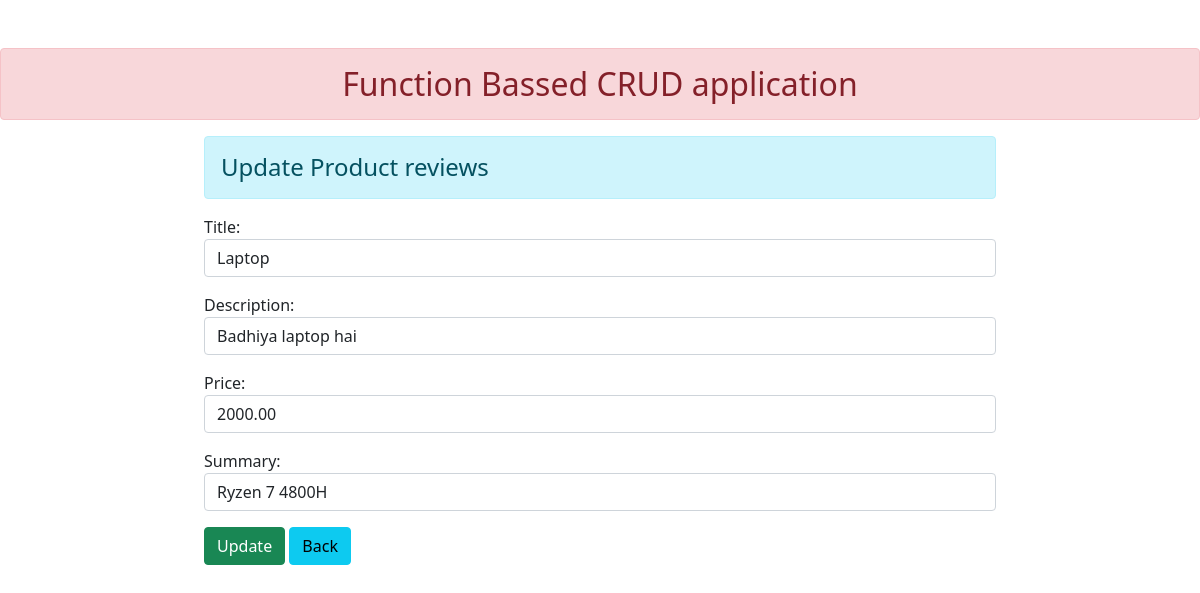
The page /1 on the database its author committed.
### Games/models.py (models this page shows, shortened)
class Product(models.Model):
    title       = models.CharField(max_length=120) # max_length = required
    description = models.TextField(blank=True, null=True)
    price       = models.DecimalField(decimal_places=2, max_digits=10000)
    summary     = models.TextField(blank=False, null=False)

### Games/views.py (the view)
# urls.py: path('<int:id>', views.update,name="upd"),
def update(request,id):
    if request.method == "POST":
        pi = Product.objects.get(pk=id)
        fobj = Games_Review(request.POST,instance=pi)
        if fobj.is_valid():
            fobj.save()
    else:
        pi = Product.objects.get(pk=id)
        fobj = Games_Review(instance=pi)
    return render(request,'Games_Frontend/update.html',{'form':fobj})

### Games/forms.py
class Games_Review(forms.ModelForm):
    class Meta:
        model = Product
        fields = '__all__'
        widgets ={
            'title':forms.TextInput(attrs={'class':'form-control'}),
            'description':forms.TextInput(attrs={'class':'form-control'}),
            'price':forms.NumberInput(attrs={'class':'form-control'}),
            'summary':forms.TextInput(attrs={'class':'form-control'})
        }

### Games/templates/Games_Frontend/update.html (shortened to what this page needs)
{% extends 'Games_Frontend/create_read.html' %}
{% block content %}
<div class='row'>
    <div class='col-sm-8 offset-2'>
        <h4 class="alert alert-info">Update Product reviews</h4>
        <form action="" method="POST">
            {{form.as_p}}
            <input type="submit" class="btn btn-success" value="Update">
            <a href="{% url 'cr' %}" class="btn btn-info">Back</a>
        </form>
    </div>
</div>
{% endblock content %}

### rows shown on the page
Product: title "Laptop", description "Badhiya laptop hai", price "2000.00", summary "Ryzen 7 4800H"
